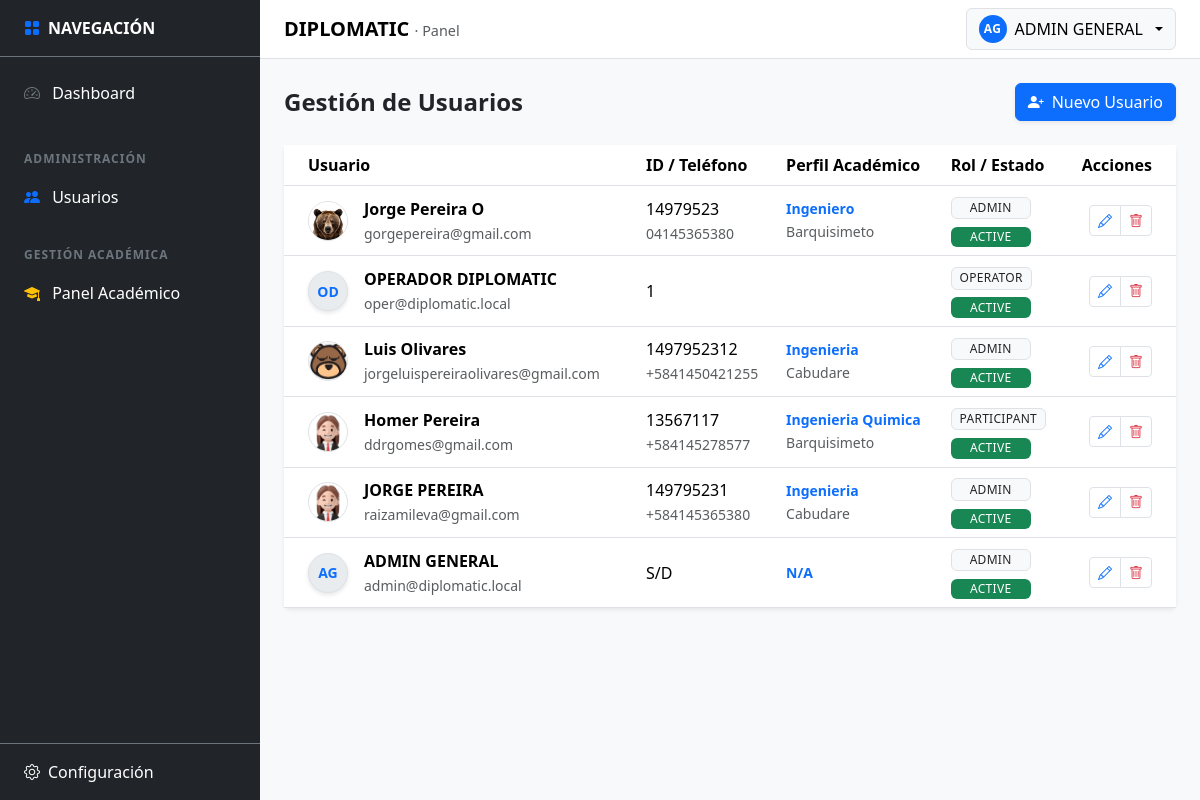
The app's page /public/users (signed in), older data.
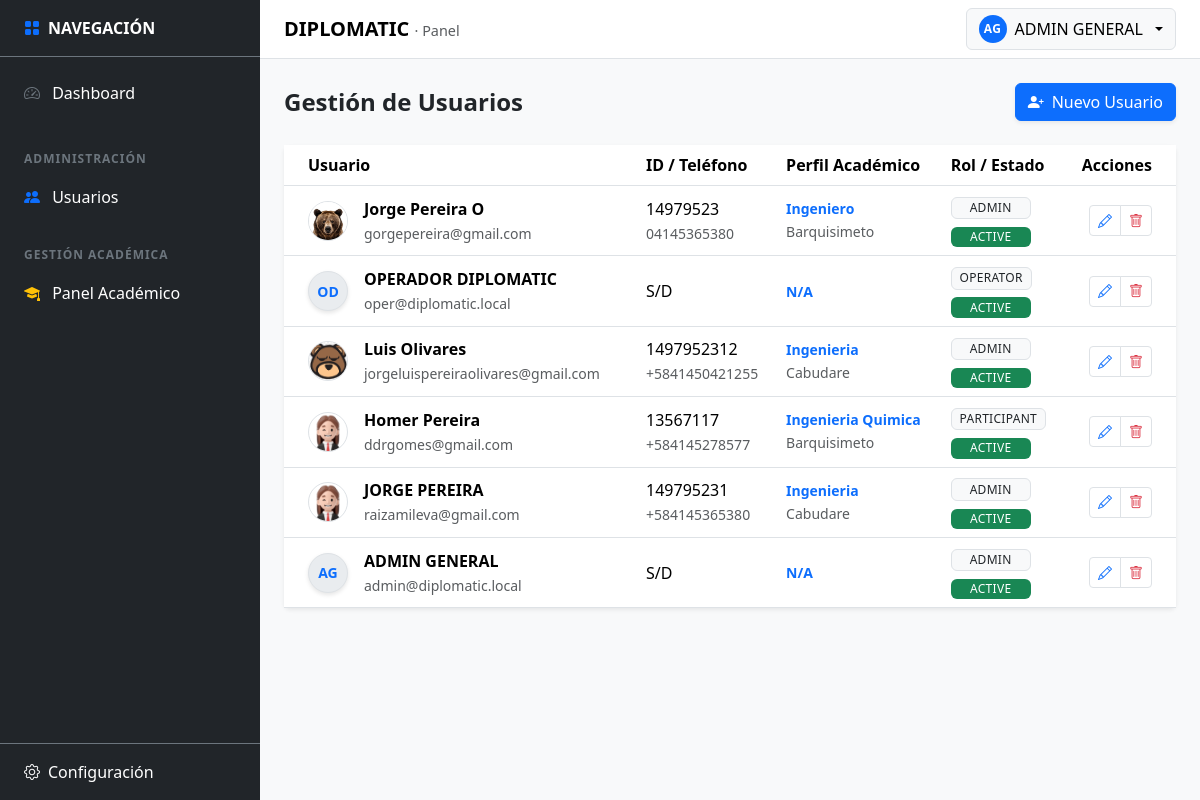
The same page, newer data.
### tables this page shows
CREATE TABLE `tbl_users` (
  `id` int(10) UNSIGNED NOT NULL,
  `user_type` enum('INTERNAL','PARTICIPANT') NOT NULL DEFAULT 'INTERNAL',
  `status` enum('ACTIVE','SUSPENDED','INACTIVE') NOT NULL DEFAULT 'ACTIVE',
  `first_name` varchar(100) NOT NULL,
  `last_name` varchar(100) NOT NULL,
  `email` varchar(190) NOT NULL,
  `role` varchar(60) DEFAULT 'PARTICIPANT',
  `phone` varchar(30) DEFAULT NULL,
  `document_id` varchar(30) DEFAULT NULL,
  `address` text DEFAULT NULL,
  `provenance` varchar(150) DEFAULT NULL,
  `undergraduate_degree` varchar(150) DEFAULT NULL,
  `avatar` varchar(255) DEFAULT 'default_avatar.png',
  `password_hash` varchar(255) NOT NULL,
  `last_login_at` datetime DEFAULT NULL,
  `created_at` datetime NOT NULL DEFAULT current_timestamp(),
  `updated_at` datetime NOT NULL DEFAULT current_timestamp() ON UPDATE current_timestamp(),
  `profile_complete` tinyint(1) DEFAULT 0
);

### app/core/Controller.php (called while the page is built, shortened)
<?php
abstract class Controller
{
    protected function view(string $viewPath, array $data = []): void
    {
        View::render($viewPath, $data);
    }
}

### app/controllers/UsersController.php (called while the page is built, shortened)
<?php
final class UsersController extends Controller
{
    public function index(): void
    {
        $userModel = new UserModel();
        try {
            $db = (new Database())->getConnection();
            $stmt = $db->query("SELECT role_key, name FROM tbl_roles WHERE status = 'ACTIVE' ORDER BY level DESC");
            $roles = $stmt->fetchAll();
        } catch (\Exception $e) {
            $roles = [];
        }
        $this->view('users/index', [
            'users' => $userModel->getAll(),
            'roles' => $roles
        ]);
    }
}

### app/core/Router.php (called while the page is built, shortened)
<?php
final class Router
{
  private array $routes = [
    'GET' => [],
    'POST' => [],
  ];
  public function get(string $path, array $handler): void
  {
    $this->routes['GET'][$this->normalize($path)] = $handler;
  }
  public function post(string $path, array $handler): void
  {
    $this->routes['POST'][$this->normalize($path)] = $handler;
  }
  public function dispatch(): void
  {
    $method = $_SERVER['REQUEST_METHOD'] ?? 'GET';
    $uri = parse_url($_SERVER['REQUEST_URI'] ?? '/', PHP_URL_PATH) ?? '/';
    $basePath = $this->detectBasePath();
    $path = $this->normalize(str_replace($basePath, '', $uri) ?: '/');
    $handler = $this->routes[$method][$path] ?? null;
    [$class, $action] = $handler;
    $controller = new $class();
    $controller->$action();
  }
  private function normalize(string $path): string
  {
    $path = '/' . trim($path, '/');
    return $path === '//' ? '/' : $path;
  }
  private function detectBasePath(): string
  {
    $scriptName = $_SERVER['SCRIPT_NAME'] ?? '';
    $dir = str_replace('\\', '/', dirname($scriptName));
    return rtrim($dir, '/');
  }
}

### app/core/Bootstrap.php (called while the page is built, shortened)
<?php
final class Bootstrap
{
    public function run(): void
    {
        $router = new Router();
        $router->get('/', [AuthController::class, 'showLogin']);
        $router->post('/login', [AuthController::class, 'doLogin']);
        $router->get('/logout', [AuthController::class, 'logout']);
        $router->get('/dashboard', [DashboardController::class, 'index']);
        $router->get('/profile', [ProfileController::class, 'index']);
        $router->post('/profile/update', [ProfileController::class, 'update']);
        $router->get('/profile/security', [ProfileController::class, 'security']);
        $router->post('/profile/change-password', [ProfileController::class, 'changePassword']);
        $router->get('/settings', [SettingsController::class, 'index']);
        $router->get('/settings/correo', [SettingsEmailController::class, 'index']);
        $router->post('/settings/save-correo', [SettingsEmailController::class, 'save']);
        $router->post('/settings/test-correo', [SettingsEmailController::class, 'test']);
        $router->get('/settings/empresa', [SettingsCompanyController::class, 'index']);
        $router->post('/settings/empresa/save', [SettingsCompanyController::class, 'save']);
        $router->get('/settings/whatsapp', [SettingsWhatsappController::class, 'index']);
        $router->post('/settings/whatsapp/save-template', [SettingsWhatsappController::class, 'saveTemplate']);
        $router->post('/settings/whatsapp/log', [SettingsWhatsappController::class, 'logSend']);
        $router->get('/settings/eventos', [SettingsEventsController::class, 'index']);
        $router->get('/settings/eventos/filter', [SettingsEventsController::class, 'filter']);
        $router->get('/academic', [AcademicController::class, 'index']);
        $router->get('/academic/diplomados', [DiplomadosController::class, 'index']);
        $router->get('/academic/diplomados/create', [DiplomadosController::class, 'create']);
        $router->post('/academic/diplomados/save', [DiplomadosController::class, 'save']);
        $router->get('/academic/diplomados/edit', [DiplomadosController::class, 'edit']);
        $router->post('/academic/diplomados/update', [DiplomadosController::class, 'update']);
        $router->post('/academic/diplomados/delete', [DiplomadosController::class, 'delete']);
        $router->get('/academic/diplomados/getDetails', [DiplomadosController::class, 'getDetails']);
        $router->get('/academic/diplomados/export', [\App\Controllers\ExportController::class, 'pdf']);
        $router->get('/academic/cohortes', [CohortesController::class, 'index']);
        $router->get('/academic/cohortes/create', [CohortesController::class, 'create']);
        $router->post('/academic/cohortes/save', [CohortesController::class, 'save']);
        $router->post('/academic/cohortes/update', [CohortesController::class, 'update']);
        $router->post('/academic/cohortes/delete', [CohortesController::class, 'delete']);
        $router->get('/academic/cohortes/getDetails', [CohortesController::class, 'getDetails']);
        $router->get('/academic/cohortes/changeStatus', [CohortesController::class, 'changeStatus']);
        $router->get('/academic/cohortes/logAccess', [CohortesController::class, 'logAccess']);
        $router->get('/academic/cohortes-config', [CohortesConfigController::class, 'index']);
        $router->get('/academic/cohortes-config/getDetails', [CohortesConfigController::class, 'getDetails']);
        $router->post('/academic/cohortes-config/updateStatus', [CohortesConfigController::class, 'updateStatus']);
        $router->post('/academic/cohortes-config/hardDelete', [CohortesConfigController::class, 'hardDelete']);
        $router->get('/academic/grupos', [GruposController::class, 'index']);
        $router->post('/academic/grupos/save', [GruposController::class, 'save']);
        $router->post('/academic/grupos/update', [GruposController::class, 'update']);
        $router->post('/academic/grupos/delete', [GruposController::class, 'delete']);
        $router->get('/academic/grupos/getDetails', [GruposController::class, 'getDetails']);
        $router->get('/academic/grupos/logAccess', [GruposController::class, 'logAccess']);
        $router->get('/academic/profesores', [ProfesoresController::class, 'index']);
        $router->get('/UserSecurity', [UserSecurityController::class, 'index']);
        $router->post('/UserSecurityController/updatePassword', [UserSecurityController::class, 'changePassword']);
        $router->post('/UserSecurityController/updateStatus', [UserSecurityController::class, 'changeStatus']);
        $router->get('/users', [UsersController::class, 'index']);
        $router->post('/users/save', [UsersController::class, 'save']);
        $router->post('/users/delete', [UsersController::class, 'delete']);
        $router->get('/register', [RegisterController::class, 'index']);
        $router->post('/register/submit', [RegisterController::class, 'submit']);
        $router->get('/register/validate', [RegisterController::class, 'validateToken']);
        $router->post('/register/create-password', [RegisterController::class, 'createPassword']);
        $router->get('/register/complete', [RegisterController::class, 'completeProfile']);
        $router->get('/forgot-password', [RegisterController::class, 'forgotPasswordIndex']);
        $router->post('/forgot-password/submit', [RegisterController::class, 'forgotPasswordSubmit']);
        $router->dispatch();
    }
}

### public/index.php (called while the page is built, shortened)
<?php
$app = new \App\Core\Bootstrap();
$app->run();

### app/models/UserModel.php (called while the page is built, shortened)
<?php
class UserModel
{
    private $db;
    public function __construct()
    {
        $this->db = (new Database())->getConnection();
    }
    public function getAll(): array
    {
        $sql = "SELECT * FROM tbl_users WHERE status != 'INACTIVE' ORDER BY created_at DESC";
        return $this->db->query($sql)->fetchAll(PDO::FETCH_ASSOC);
    }
}

### app/views/users/index.php (the view, shortened to what the rows shown need)
<?php
$basePath = rtrim(str_replace('\\', '/', dirname($_SERVER['SCRIPT_NAME'] ?? '')), '/');
?>
<div class="d-flex justify-content-between align-items-center mb-4">
    <h2 class="h4 fw-bold mb-0">Gestión de Usuarios</h2>
</div>
<div class="card border-0 shadow-sm">
    <div class="card-body p-0">
        <div class="table-responsive">
            <table class="table table-hover align-middle mb-0">
                <thead class="bg-light">
                    <tr>
                        <th class="ps-4">Usuario</th>
                        <th>ID / Teléfono</th>
                        <th>Perfil Académico</th>
                        <th>Rol / Estado</th>
                        <th class="text-end pe-4">Acciones</th>
                    </tr>
                </thead>
                <tbody>
                    <?php foreach ($users as $u): ?>
                    <tr>
                        <td class="ps-4">
                            <div class="d-flex align-items-center gap-3">
                                <?php if (!empty($u['avatar']) && $u['avatar'] !== 'default_avatar.png'): ?>
                                    <img src="<?= $basePath ?>/assets/img/avatars/<?= htmlspecialchars($u['avatar']) ?>" class="rounded-circle border" width="40" height="40" style="object-fit: cover;">
                                <?php else: ?>
                                    <div class="avatar-circle"><?= strtoupper(substr($u['first_name'] ?? 'U', 0, 1) . substr($u['last_name'] ?? 'N', 0, 1)) ?></div>
                                <?php endif; ?>
                                <div>
                                    <div class="fw-bold"><?= htmlspecialchars($u['first_name'].' '.$u['last_name']) ?></div>
                                    <small class="text-muted"><?= htmlspecialchars($u['email']) ?></small>
                                </div>
                            </div>
                        </td>
                        <td>
                            <div><?= htmlspecialchars($u['document_id'] ?? 'S/D') ?></div>
                            <small class="text-muted"><?= htmlspecialchars($u['phone'] ?? '') ?></small>
                        </td>
                        <td>
                            <div class="small fw-bold text-primary"><?= htmlspecialchars($u['undergraduate_degree'] ?? 'N/A') ?></div>
                            <small class="text-muted"><?= htmlspecialchars($u['provenance'] ?? '') ?></small>
                        </td>
                        <td>
                            <div class="mb-1"><span class="badge bg-light text-dark border"><?= htmlspecialchars($u['role']) ?></span></div>
                            <?php
                                $statusClass = ($u['status'] === 'ACTIVE') ? 'bg-success' : 'bg-warning text-dark';
                            ?>
                            <span class="badge <?= $statusClass ?>"><?= htmlspecialchars($u['status']) ?></span>
                        </td>
                        <td class="text-end pe-4">
                            <div class="btn-group">
                                <button class="btn btn-sm btn-white border" title="Editar" onclick='editUser(<?= json_encode($u) ?>)'>
                                    <i class="bi bi-pencil text-primary"></i>
                                </button>
                                <button class="btn btn-sm btn-white border" title="Desactivar" onclick="deleteUser(<?= $u['id'] ?>)">
                                    <i class="bi bi-trash text-danger"></i>
                                </button>
                            </div>
                        </td>
                    </tr>
                    <?php endforeach; ?>
                </tbody>
            </table>
        </div>
    </div>
</div>

### app/views/topnav.php (shortened to what the rows shown need)
<?php
$basePath   = rtrim(str_replace('\\', '/', dirname($_SERVER['SCRIPT_NAME'] ?? '')), '/');
$userName   = $_SESSION['user']['name'] ?? 'Usuario';
$userAvatar = $_SESSION['user']['avatar'] ?? 'default_avatar.png';
$initials = '';
if ($userName !== '') {
  $parts = preg_split('/\s+/', trim($userName));
  $initials = strtoupper(substr($parts[0] ?? 'U', 0, 1) . substr($parts[1] ?? '', 0, 1));
  $initials = trim($initials) !== '' ? $initials : 'U';
} else {
  $initials = 'U';
}
$avatarURL  = $basePath . '/assets/img/avatars/' . $userAvatar;
$avatarPath = __DIR__ . '/../../public/assets/img/avatars/' . $userAvatar;
?>
<nav class="navbar dp-topnav bg-white border-bottom sticky-top">
  <div class="container-fluid px-3 px-md-4 d-flex align-items-center justify-content-between">
    <div class="dropdown">
      <button class="btn btn-light border dp-userbtn dropdown-toggle d-flex align-items-center gap-2"
              type="button"
              data-bs-toggle="dropdown"
              aria-expanded="false">
        <?php if ($userAvatar !== 'default_avatar.png' && file_exists($avatarPath)): ?>
            <img src="<?= $avatarURL ?>" class="rounded-circle" style="width: 24px; height: 24px; object-fit: cover;" alt="Avatar">
        <?php else: ?>
            <span class="dp-avatar" aria-hidden="true"><?= htmlspecialchars($initials) ?></span>
        <?php endif; ?>
        <span class="d-none d-sm-inline"><?= htmlspecialchars($userName) ?></span>
      </button>
    </div>
  </div>
</nav>

Row changes from the older to the newer data that the page shows:
changed tbl_users "OPERADOR DIPLOMATIC": document "1" → "S/D"; undergraduate_degree (not shown) → "N/A"
